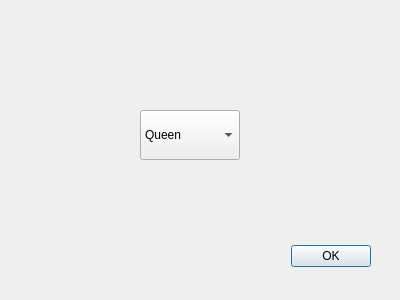
<?xml version="1.0" encoding="UTF-8"?>
<ui version="4.0">
 <class>PromoteDialog</class>
 <widget class="QDialog" name="PromoteDialog">
  <property name="geometry">
   <rect>
    <x>0</x>
    <y>0</y>
    <width>400</width>
    <height>300</height>
   </rect>
  </property>
  <property name="windowTitle">
   <string>Dialog</string>
  </property>
  <widget class="QDialogButtonBox" name="buttonBox">
   <property name="geometry">
    <rect>
     <x>30</x>
     <y>240</y>
     <width>341</width>
     <height>32</height>
    </rect>
   </property>
   <property name="orientation">
    <enum>Qt::Horizontal</enum>
   </property>
   <property name="standardButtons">
    <set>QDialogButtonBox::Ok</set>
   </property>
  </widget>
  <widget class="QComboBox" name="comboBox">
   <property name="geometry">
    <rect>
     <x>140</x>
     <y>110</y>
     <width>100</width>
     <height>50</height>
    </rect>
   </property>
   <property name="minimumSize">
    <size>
     <width>100</width>
     <height>50</height>
    </size>
   </property>
   <property name="currentText">
    <string>Queen</string>
   </property>
   <item>
    <property name="text">
     <string>Queen</string>
    </property>
   </item>
   <item>
    <property name="text">
     <string>Rook</string>
    </property>
   </item>
   <item>
    <property name="text">
     <string>Bishop</string>
    </property>
   </item>
   <item>
    <property name="text">
     <string>Knight</string>
    </property>
   </item>
  </widget>
 </widget>
 <resources/>
 <connections>
  <connection>
   <sender>buttonBox</sender>
   <signal>accepted()</signal>
   <receiver>PromoteDialog</receiver>
   <slot>accept()</slot>
   <hints>
    <hint type="sourcelabel">
     <x>248</x>
     <y>254</y>
    </hint>
    <hint type="destinationlabel">
     <x>157</x>
     <y>274</y>
    </hint>
   </hints>
  </connection>
  <connection>
   <sender>buttonBox</sender>
   <signal>rejected()</signal>
   <receiver>PromoteDialog</receiver>
   <slot>reject()</slot>
   <hints>
    <hint type="sourcelabel">
     <x>316</x>
     <y>260</y>
    </hint>
    <hint type="destinationlabel">
     <x>286</x>
     <y>274</y>
    </hint>
   </hints>
  </connection>
 </connections>
</ui>
